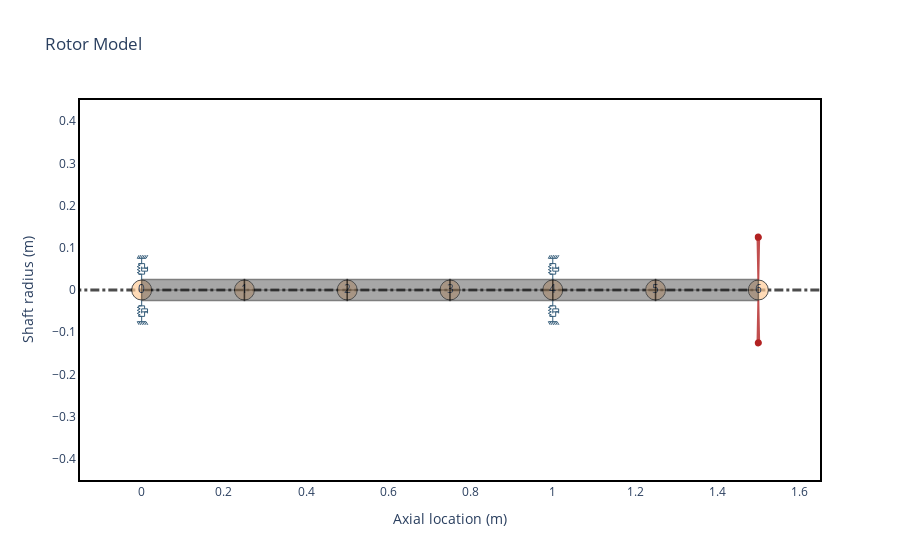

Write notebook code for a chart like this one.
### Code cell
L = 0.25
N = 6
idl = 0
odl = 0.05

shaft = [rs.ShaftElement(L=L, idl=idl, odl=odl, material=steel) for i in range(N)]
bearings = [
    rs.BearingElement(n=0, kxx=1e7, cxx=0),
    rs.BearingElement(n=4, kxx=1e7, cxx=0),
]
disks = [
    rs.DiskElement.from_geometry(
        n=N,
        material=steel,
        width=0.07,
        i_d=odl,
        o_d=0.35,
    ),
]

rotor = rs.Rotor(shaft_elements=shaft, disk_elements=disks, bearing_elements=bearings)
rotor.plot_rotor()

### Figure 1 — Plotly figure (JSON) as saved in the notebook; plotly's stock layout.template omitted (floating-point values rounded to 4 significant figures)
{"data": [{"hoverinfo": "none", "line": {"color": "black", "dash": "dashdot", "width": 3}, "mode": "lines", "opacity": 0.7, "showlegend": false, "type": "scatter", "x": [-0.3, 1.8], "y": [0, 0]}, {"hoverinfo": "none", "marker": {"color": "#ffcc99", "line": {"color": "black", "width": 1}, "opacity": 0.7, "size": 20}, "mode": "markers+text", "showlegend": false, "text": ["0", "1", "2", "3", "4", "5", "6"], "type": "scatter", "x": [0, 0.25, 0.5, 0.75, 1, 1.25, 1.5], "y": [0, 0, 0, 0, 0, 0, 0]}, {"customdata": [[0, 0.05, 0, 0.05, 0, 0.25, "steel"], [0, 0.05, 0, 0.05, 0, 0.25, "steel"], [0, 0.05, 0, 0.05, 0, 0.25, "steel"], [0, 0.05, 0, 0.05, 0, 0.25, "steel"], [0, 0.05, 0, 0.05, 0, 0.25, "steel"], [0, 0.05, 0, 0.05, 0, 0.25, "steel"], [0, 0.05, 0, 0.05, 0, 0.25, "steel"], [0, 0.05, 0, 0.05, 0, 0.25, "steel"], [0, 0.05, 0, 0.05, 0, 0.25, "steel"], [0, 0.05, 0, 0.05, 0, 0.25, "steel"]], "fill": "toself", "fillcolor": "#525252", "hoverinfo": "text", "hoverlabel": {"bgcolor": "#525252"}, "hoveron": "points+fills", "hovertemplate": "Element Number: 0<br>Left Outer Diameter: 0.05 m<br>Left Inner Diameter: 0.0 m<br>Right Outer Diameter: 0.05 m<br>Right Inner Diameter: 0.0 m<br>Element Length: 0.25 m<br>Material: steel<br>", "legendgroup": "Shaft", "line": {"color": "black", "width": 1.5}, "mode": "lines", "name": "ShaftElement 0", "opacity": 0.5, "showlegend": false, "text": "Element Number: 0<br>Left Outer Diameter: 0.05 m<br>Left Inner Diameter: 0.0 m<br>Right Outer Diameter: 0.05 m<br>Right Inner Diameter: 0.0 m<br>Element Length: 0.25 m<br>Material: steel<br>", "type": "scatter", "x": [0, 0, 0.25, 0.25, 0, 0, 0, 0.25, 0.25, 0], "y": [0, 0.025, 0.025, 0, 0, 0, -0.025, -0.025, 0, 0]}, {"customdata": [[1, 0.05, 0, 0.05, 0, 0.25, "steel"], [1, 0.05, 0, 0.05, 0, 0.25, "steel"], [1, 0.05, 0, 0.05, 0, 0.25, "steel"], [1, 0.05, 0, 0.05, 0, 0.25, "steel"], [1, 0.05, 0, 0.05, 0, 0.25, "steel"], [1, 0.05, 0, 0.05, 0, 0.25, "steel"], [1, 0.05, 0, 0.05, 0, 0.25, "steel"], [1, 0.05, 0, 0.05, 0, 0.25, "steel"], [1, 0.05, 0, 0.05, 0, 0.25, "steel"], [1, 0.05, 0, 0.05, 0, 0.25, "steel"]], "fill": "toself", "fillcolor": "#525252", "hoverinfo": "text", "hoverlabel": {"bgcolor": "#525252"}, "hoveron": "points+fills", "hovertemplate": "Element Number: 1<br>Left Outer Diameter: 0.05 m<br>Left Inner Diameter: 0.0 m<br>Right Outer Diameter: 0.05 m<br>Right Inner Diameter: 0.0 m<br>Element Length: 0.25 m<br>Material: steel<br>", "legendgroup": "Shaft", "line": {"color": "black", "width": 1.5}, "mode": "lines", "name": "ShaftElement 1", "opacity": 0.5, "showlegend": false, "text": "Element Number: 1<br>Left Outer Diameter: 0.05 m<br>Left Inner Diameter: 0.0 m<br>Right Outer Diameter: 0.05 m<br>Right Inner Diameter: 0.0 m<br>Element Length: 0.25 m<br>Material: steel<br>", "type": "scatter", "x": [0.25, 0.25, 0.5, 0.5, 0.25, 0.25, 0.25, 0.5, 0.5, 0.25], "y": [0, 0.025, 0.025, 0, 0, 0, -0.025, -0.025, 0, 0]}, {"customdata": [[2, 0.05, 0, 0.05, 0, 0.25, "steel"], [2, 0.05, 0, 0.05, 0, 0.25, "steel"], [2, 0.05, 0, 0.05, 0, 0.25, "steel"], [2, 0.05, 0, 0.05, 0, 0.25, "steel"], [2, 0.05, 0, 0.05, 0, 0.25, "steel"], [2, 0.05, 0, 0.05, 0, 0.25, "steel"], [2, 0.05, 0, 0.05, 0, 0.25, "steel"], [2, 0.05, 0, 0.05, 0, 0.25, "steel"], [2, 0.05, 0, 0.05, 0, 0.25, "steel"], [2, 0.05, 0, 0.05, 0, 0.25, "steel"]], "fill": "toself", "fillcolor": "#525252", "hoverinfo": "text", "hoverlabel": {"bgcolor": "#525252"}, "hoveron": "points+fills", "hovertemplate": "Element Number: 2<br>Left Outer Diameter: 0.05 m<br>Left Inner Diameter: 0.0 m<br>Right Outer Diameter: 0.05 m<br>Right Inner Diameter: 0.0 m<br>Element Length: 0.25 m<br>Material: steel<br>", "legendgroup": "Shaft", "line": {"color": "black", "width": 1.5}, "mode": "lines", "name": "ShaftElement 2", "opacity": 0.5, "showlegend": false, "text": "Element Number: 2<br>Left Outer Diameter: 0.05 m<br>Left Inner Diameter: 0.0 m<br>Right Outer Diameter: 0.05 m<br>Right Inner Diameter: 0.0 m<br>Element Length: 0.25 m<br>Material: steel<br>", "type": "scatter", "x": [0.5, 0.5, 0.75, 0.75, 0.5, 0.5, 0.5, 0.75, 0.75, 0.5], "y": [0, 0.025, 0.025, 0, 0, 0, -0.025, -0.025, 0, 0]}, {"customdata": [[3, 0.05, 0, 0.05, 0, 0.25, "steel"], [3, 0.05, 0, 0.05, 0, 0.25, "steel"], [3, 0.05, 0, 0.05, 0, 0.25, "steel"], [3, 0.05, 0, 0.05, 0, 0.25, "steel"], [3, 0.05, 0, 0.05, 0, 0.25, "steel"], [3, 0.05, 0, 0.05, 0, 0.25, "steel"], [3, 0.05, 0, 0.05, 0, 0.25, "steel"], [3, 0.05, 0, 0.05, 0, 0.25, "steel"], [3, 0.05, 0, 0.05, 0, 0.25, "steel"], [3, 0.05, 0, 0.05, 0, 0.25, "steel"]], "fill": "toself", "fillcolor": "#525252", "hoverinfo": "text", "hoverlabel": {"bgcolor": "#525252"}, "hoveron": "points+fills", "hovertemplate": "Element Number: 3<br>Left Outer Diameter: 0.05 m<br>Left Inner Diameter: 0.0 m<br>Right Outer Diameter: 0.05 m<br>Right Inner Diameter: 0.0 m<br>Element Length: 0.25 m<br>Material: steel<br>", "legendgroup": "Shaft", "line": {"color": "black", "width": 1.5}, "mode": "lines", "name": "ShaftElement 3", "opacity": 0.5, "showlegend": false, "text": "Element Number: 3<br>Left Outer Diameter: 0.05 m<br>Left Inner Diameter: 0.0 m<br>Right Outer Diameter: 0.05 m<br>Right Inner Diameter: 0.0 m<br>Element Length: 0.25 m<br>Material: steel<br>", "type": "scatter", "x": [0.75, 0.75, 1, 1, 0.75, 0.75, 0.75, 1, 1, 0.75], "y": [0, 0.025, 0.025, 0, 0, 0, -0.025, -0.025, 0, 0]}, {"customdata": [[4, 0.05, 0, 0.05, 0, 0.25, "steel"], [4, 0.05, 0, 0.05, 0, 0.25, "steel"], [4, 0.05, 0, 0.05, 0, 0.25, "steel"], [4, 0.05, 0, 0.05, 0, 0.25, "steel"], [4, 0.05, 0, 0.05, 0, 0.25, "steel"], [4, 0.05, 0, 0.05, 0, 0.25, "steel"], [4, 0.05, 0, 0.05, 0, 0.25, "steel"], [4, 0.05, 0, 0.05, 0, 0.25, "steel"], [4, 0.05, 0, 0.05, 0, 0.25, "steel"], [4, 0.05, 0, 0.05, 0, 0.25, "steel"]], "fill": "toself", "fillcolor": "#525252", "hoverinfo": "text", "hoverlabel": {"bgcolor": "#525252"}, "hoveron": "points+fills", "hovertemplate": "Element Number: 4<br>Left Outer Diameter: 0.05 m<br>Left Inner Diameter: 0.0 m<br>Right Outer Diameter: 0.05 m<br>Right Inner Diameter: 0.0 m<br>Element Length: 0.25 m<br>Material: steel<br>", "legendgroup": "Shaft", "line": {"color": "black", "width": 1.5}, "mode": "lines", "name": "ShaftElement 4", "opacity": 0.5, "showlegend": false, "text": "Element Number: 4<br>Left Outer Diameter: 0.05 m<br>Left Inner Diameter: 0.0 m<br>Right Outer Diameter: 0.05 m<br>Right Inner Diameter: 0.0 m<br>Element Length: 0.25 m<br>Material: steel<br>", "type": "scatter", "x": [1, 1, 1.25, 1.25, 1, 1, 1, 1.25, 1.25, 1], "y": [0, 0.025, 0.025, 0, 0, 0, -0.025, -0.025, 0, 0]}, {"customdata": [[5, 0.05, 0, 0.05, 0, 0.25, "steel"], [5, 0.05, 0, 0.05, 0, 0.25, "steel"], [5, 0.05, 0, 0.05, 0, 0.25, "steel"], [5, 0.05, 0, 0.05, 0, 0.25, "steel"], [5, 0.05, 0, 0.05, 0, 0.25, "steel"], [5, 0.05, 0, 0.05, 0, 0.25, "steel"], [5, 0.05, 0, 0.05, 0, 0.25, "steel"], [5, 0.05, 0, 0.05, 0, 0.25, "steel"], [5, 0.05, 0, 0.05, 0, 0.25, "steel"], [5, 0.05, 0, 0.05, 0, 0.25, "steel"]], "fill": "toself", "fillcolor": "#525252", "hoverinfo": "text", "hoverlabel": {"bgcolor": "#525252"}, "hoveron": "points+fills", "hovertemplate": "Element Number: 5<br>Left Outer Diameter: 0.05 m<br>Left Inner Diameter: 0.0 m<br>Right Outer Diameter: 0.05 m<br>Right Inner Diameter: 0.0 m<br>Element Length: 0.25 m<br>Material: steel<br>", "legendgroup": "Shaft", "line": {"color": "black", "width": 1.5}, "mode": "lines", "name": "ShaftElement 5", "opacity": 0.5, "showlegend": false, "text": "Element Number: 5<br>Left Outer Diameter: 0.05 m<br>Left Inner Diameter: 0.0 m<br>Right Outer Diameter: 0.05 m<br>Right Inner Diameter: 0.0 m<br>Element Length: 0.25 m<br>Material: steel<br>", "type": "scatter", "x": [1.25, 1.25, 1.5, 1.5, 1.25, 1.25, 1.25, 1.5, 1.5, 1.25], "y": [0, 0.025, 0.025, 0, 0, 0, -0.025, -0.025, 0, 0]}, {"customdata": [[6, 0.8051, 0.4236, 51.53], [6, 0.8051, 0.4236, 51.53], [6, 0.8051, 0.4236, 51.53], [6, 0.8051, 0.4236, 51.53], [6, 0.8051, 0.4236, 51.53], [6, 0.8051, 0.4236, 51.53], [6, 0.8051, 0.4236, 51.53], [6, 0.8051, 0.4236, 51.53], [6, 0.8051, 0.4236, 51.53]], "fill": "toself", "fillcolor": "Firebrick", "hoverinfo": "text", "hoverlabel": {"bgcolor": "Firebrick"}, "hoveron": "points+fills", "hovertemplate": "Disk Node: 6<br>Polar Inertia: 8.051e-01<br>Diametral Inertia: 4.236e-01<br>Disk mass: 51.525<br>", "legendgroup": "disks", "line": {"color": "Firebrick", "width": 2}, "mode": "lines", "name": "Disk 0", "opacity": 0.8, "showlegend": false, "text": "Disk Node: 6<br>Polar Inertia: 8.051e-01<br>Diametral Inertia: 4.236e-01<br>Disk mass: 51.525<br>", "type": "scatter", "x": [1.5, 1.502, 1.498, 1.5, null, 1.5, 1.502, 1.498, 1.5], "y": [0.025, 0.125, 0.125, 0.025, null, -0.025, -0.125, -0.125, -0.025]}, {"hoverinfo": "none", "legendgroup": "bearings", "line": {"color": "#355d7a", "width": 1}, "mode": "lines", "name": "Bearing 0", "showlegend": false, "type": "scatter", "x": [0, 0, -0.007143, 0.007143], "y": [0.025, 0.0375, 0.0375, 0.0375]}, {"hoverinfo": "none", "legendgroup": "bearings", "line": {"color": "#355d7a", "width": 1}, "mode": "lines", "name": "Bearing 0", "showlegend": false, "type": "scatter", "x": [0, 0, -0.007143, 0.007143], "y": [-0.025, -0.0375, -0.0375, -0.0375]}, {"hoverinfo": "none", "legendgroup": "bearings", "line": {"color": "#355d7a", "width": 1}, "mode": "lines", "name": "Bearing 0", "showlegend": false, "type": "scatter", "x": [0, 0, -0.007143, 0.007143], "y": [0.075, 0.0625, 0.0625, 0.0625]}, {"hoverinfo": "none", "legendgroup": "bearings", "line": {"color": "#355d7a", "width": 1}, "mode": "lines", "name": "Bearing 0", "showlegend": false, "type": "scatter", "x": [0, 0, -0.007143, 0.007143], "y": [-0.075, -0.0625, -0.0625, -0.0625]}, {"hoverinfo": "none", "legendgroup": "bearings", "line": {"color": "#355d7a", "width": 1}, "mode": "lines", "name": "Bearing 0", "showlegend": false, "type": "scatter", "x": [-0.01071, 0.01071], "y": [0.075, 0.075]}, {"hoverinfo": "none", "legendgroup": "bearings", "line": {"color": "#355d7a", "width": 1}, "mode": "lines", "name": "Bearing 0", "showlegend": false, "type": "scatter", "x": [-0.01071, 0.01071], "y": [-0.075, -0.075]}, {"hoverinfo": "none", "legendgroup": "bearings", "line": {"color": "#355d7a", "width": 1}, "mode": "lines", "name": "Bearing 0", "showlegend": false, "type": "scatter", "x": [-0.01071, -0.006429], "y": [0.075, 0.0825]}, {"hoverinfo": "none", "legendgroup": "bearings", "line": {"color": "#355d7a", "width": 1}, "mode": "lines", "name": "Bearing 0", "showlegend": false, "type": "scatter", "x": [-0.01071, -0.006429], "y": [-0.075, -0.0825]}, {"hoverinfo": "none", "legendgroup": "bearings", "line": {"color": "#355d7a", "width": 1}, "mode": "lines", "name": "Bearing 0", "showlegend": false, "type": "scatter", "x": [-0.006429, -0.002143], "y": [0.075, 0.0825]}, {"hoverinfo": "none", "legendgroup": "bearings", "line": {"color": "#355d7a", "width": 1}, "mode": "lines", "name": "Bearing 0", "showlegend": false, "type": "scatter", "x": [-0.006429, -0.002143], "y": [-0.075, -0.0825]}, {"hoverinfo": "none", "legendgroup": "bearings", "line": {"color": "#355d7a", "width": 1}, "mode": "lines", "name": "Bearing 0", "showlegend": false, "type": "scatter", "x": [-0.002143, 0.002143], "y": [0.075, 0.0825]}, {"hoverinfo": "none", "legendgroup": "bearings", "line": {"color": "#355d7a", "width": 1}, "mode": "lines", "name": "Bearing 0", "showlegend": false, "type": "scatter", "x": [-0.002143, 0.002143], "y": [-0.075, -0.0825]}, {"hoverinfo": "none", "legendgroup": "bearings", "line": {"color": "#355d7a", "width": 1}, "mode": "lines", "name": "Bearing 0", "showlegend": false, "type": "scatter", "x": [0.002143, 0.006429], "y": [0.075, 0.0825]}, {"hoverinfo": "none", "legendgroup": "bearings", "line": {"color": "#355d7a", "width": 1}, "mode": "lines", "name": "Bearing 0", "showlegend": false, "type": "scatter", "x": [0.002143, 0.006429], "y": [-0.075, -0.0825]}, {"hoverinfo": "none", "legendgroup": "bearings", "line": {"color": "#355d7a", "width": 1}, "mode": "lines", "name": "Bearing 0", "showlegend": false, "type": "scatter", "x": [0.006429, 0.01071], "y": [0.075, 0.0825]}, {"hoverinfo": "none", "legendgroup": "bearings", "line": {"color": "#355d7a", "width": 1}, "mode": "lines", "name": "Bearing 0", "showlegend": false, "type": "scatter", "x": [0.006429, 0.01071], "y": [-0.075, -0.0825]}, {"hoverinfo": "none", "legendgroup": "bearings", "line": {"color": "#355d7a", "width": 1}, "mode": "lines", "name": "Bearing 0", "showlegend": false, "type": "scatter", "x": [0.01071, 0.015], "y": [0.075, 0.0825]}, {"hoverinfo": "none", "legendgroup": "bearings", "line": {"color": "#355d7a", "width": 1}, "mode": "lines", "name": "Bearing 0", "showlegend": false, "type": "scatter", "x": [0.01071, 0.015], "y": [-0.075, -0.0825]}, {"hoverinfo": "none", "legendgroup": "bearings", "line": {"color": "#355d7a", "width": 1}, "mode": "lines", "name": "Bearing 0", "showlegend": false, "type": "scatter", "x": [-0.007143, -0.007143, -0.01071, -0.003571, -0.01071, -0.003571, -0.01071, -0.003571, -0.007143, -0.007143], "y": [0.0375, 0.04107, 0.04107, 0.04464, 0.04821, 0.05179, 0.05536, 0.05893, 0.05893, 0.0625]}, {"hoverinfo": "none", "legendgroup": "bearings", "line": {"color": "#355d7a", "width": 1}, "mode": "lines", "name": "Bearing 0", "showlegend": false, "type": "scatter", "x": [-0.007143, -0.007143, -0.01071, -0.003571, -0.01071, -0.003571, -0.01071, -0.003571, -0.007143, -0.007143], "y": [-0.0375, -0.04107, -0.04107, -0.04464, -0.04821, -0.05179, -0.05536, -0.05893, -0.05893, -0.0625]}, {"hoverinfo": "none", "legendgroup": "bearings", "line": {"color": "#355d7a", "width": 1}, "mode": "lines", "name": "Bearing 0", "showlegend": false, "type": "scatter", "x": [0.007143, 0.007143], "y": [0.0375, 0.04464]}, {"hoverinfo": "none", "legendgroup": "bearings", "line": {"color": "#355d7a", "width": 1}, "mode": "lines", "name": "Bearing 0", "showlegend": false, "type": "scatter", "x": [0.007143, 0.007143], "y": [-0.0375, -0.04464]}, {"hoverinfo": "none", "legendgroup": "bearings", "line": {"color": "#355d7a", "width": 1}, "mode": "lines", "name": "Bearing 0", "showlegend": false, "type": "scatter", "x": [0, 0, 0.01429, 0.01429], "y": [0.05536, 0.04464, 0.04464, 0.05536]}, {"hoverinfo": "none", "legendgroup": "bearings", "line": {"color": "#355d7a", "width": 1}, "mode": "lines", "name": "Bearing 0", "showlegend": false, "type": "scatter", "x": [0, 0, 0.01429, 0.01429], "y": [-0.05536, -0.04464, -0.04464, -0.05536]}, {"hoverinfo": "none", "legendgroup": "bearings", "line": {"color": "#355d7a", "width": 1}, "mode": "lines", "name": "Bearing 0", "showlegend": false, "type": "scatter", "x": [0, 0.01429, 0.007143, 0.007143], "y": [0.05179, 0.05179, 0.05179, 0.0625]}, {"hoverinfo": "none", "legendgroup": "bearings", "line": {"color": "#355d7a", "width": 1}, "mode": "lines", "name": "Bearing 0", "showlegend": false, "type": "scatter", "x": [0, 0.01429, 0.007143, 0.007143], "y": [-0.05179, -0.05179, -0.05179, -0.0625]}, {"hoverinfo": "none", "legendgroup": "bearings", "line": {"color": "#355d7a", "width": 1}, "mode": "lines", "name": "Bearing 1", "showlegend": false, "type": "scatter", "x": [1, 1, 0.9929, 1.007], "y": [0.025, 0.0375, 0.0375, 0.0375]}, {"hoverinfo": "none", "legendgroup": "bearings", "line": {"color": "#355d7a", "width": 1}, "mode": "lines", "name": "Bearing 1", "showlegend": false, "type": "scatter", "x": [1, 1, 0.9929, 1.007], "y": [-0.025, -0.0375, -0.0375, -0.0375]}, {"hoverinfo": "none", "legendgroup": "bearings", "line": {"color": "#355d7a", "width": 1}, "mode": "lines", "name": "Bearing 1", "showlegend": false, "type": "scatter", "x": [1, 1, 0.9929, 1.007], "y": [0.075, 0.0625, 0.0625, 0.0625]}, {"hoverinfo": "none", "legendgroup": "bearings", "line": {"color": "#355d7a", "width": 1}, "mode": "lines", "name": "Bearing 1", "showlegend": false, "type": "scatter", "x": [1, 1, 0.9929, 1.007], "y": [-0.075, -0.0625, -0.0625, -0.0625]}, {"hoverinfo": "none", "legendgroup": "bearings", "line": {"color": "#355d7a", "width": 1}, "mode": "lines", "name": "Bearing 1", "showlegend": false, "type": "scatter", "x": [0.9893, 1.011], "y": [0.075, 0.075]}, {"hoverinfo": "none", "legendgroup": "bearings", "line": {"color": "#355d7a", "width": 1}, "mode": "lines", "name": "Bearing 1", "showlegend": false, "type": "scatter", "x": [0.9893, 1.011], "y": [-0.075, -0.075]}, {"hoverinfo": "none", "legendgroup": "bearings", "line": {"color": "#355d7a", "width": 1}, "mode": "lines", "name": "Bearing 1", "showlegend": false, "type": "scatter", "x": [0.9893, 0.9936], "y": [0.075, 0.0825]}, {"hoverinfo": "none", "legendgroup": "bearings", "line": {"color": "#355d7a", "width": 1}, "mode": "lines", "name": "Bearing 1", "showlegend": false, "type": "scatter", "x": [0.9893, 0.9936], "y": [-0.075, -0.0825]}, {"hoverinfo": "none", "legendgroup": "bearings", "line": {"color": "#355d7a", "width": 1}, "mode": "lines", "name": "Bearing 1", "showlegend": false, "type": "scatter", "x": [0.9936, 0.9979], "y": [0.075, 0.0825]}, {"hoverinfo": "none", "legendgroup": "bearings", "line": {"color": "#355d7a", "width": 1}, "mode": "lines", "name": "Bearing 1", "showlegend": false, "type": "scatter", "x": [0.9936, 0.9979], "y": [-0.075, -0.0825]}, {"hoverinfo": "none", "legendgroup": "bearings", "line": {"color": "#355d7a", "width": 1}, "mode": "lines", "name": "Bearing 1", "showlegend": false, "type": "scatter", "x": [0.9979, 1.002], "y": [0.075, 0.0825]}, {"hoverinfo": "none", "legendgroup": "bearings", "line": {"color": "#355d7a", "width": 1}, "mode": "lines", "name": "Bearing 1", "showlegend": false, "type": "scatter", "x": [0.9979, 1.002], "y": [-0.075, -0.0825]}, {"hoverinfo": "none", "legendgroup": "bearings", "line": {"color": "#355d7a", "width": 1}, "mode": "lines", "name": "Bearing 1", "showlegend": false, "type": "scatter", "x": [1.002, 1.006], "y": [0.075, 0.0825]}, {"hoverinfo": "none", "legendgroup": "bearings", "line": {"color": "#355d7a", "width": 1}, "mode": "lines", "name": "Bearing 1", "showlegend": false, "type": "scatter", "x": [1.002, 1.006], "y": [-0.075, -0.0825]}, {"hoverinfo": "none", "legendgroup": "bearings", "line": {"color": "#355d7a", "width": 1}, "mode": "lines", "name": "Bearing 1", "showlegend": false, "type": "scatter", "x": [1.006, 1.011], "y": [0.075, 0.0825]}, {"hoverinfo": "none", "legendgroup": "bearings", "line": {"color": "#355d7a", "width": 1}, "mode": "lines", "name": "Bearing 1", "showlegend": false, "type": "scatter", "x": [1.006, 1.011], "y": [-0.075, -0.0825]}, {"hoverinfo": "none", "legendgroup": "bearings", "line": {"color": "#355d7a", "width": 1}, "mode": "lines", "name": "Bearing 1", "showlegend": false, "type": "scatter", "x": [1.011, 1.015], "y": [0.075, 0.0825]}, {"hoverinfo": "none", "legendgroup": "bearings", "line": {"color": "#355d7a", "width": 1}, "mode": "lines", "name": "Bearing 1", "showlegend": false, "type": "scatter", "x": [1.011, 1.015], "y": [-0.075, -0.0825]}, {"hoverinfo": "none", "legendgroup": "bearings", "line": {"color": "#355d7a", "width": 1}, "mode": "lines", "name": "Bearing 1", "showlegend": false, "type": "scatter", "x": [0.9929, 0.9929, 0.9893, 0.9964, 0.9893, 0.9964, 0.9893, 0.9964, 0.9929, 0.9929], "y": [0.0375, 0.04107, 0.04107, 0.04464, 0.04821, 0.05179, 0.05536, 0.05893, 0.05893, 0.0625]}, {"hoverinfo": "none", "legendgroup": "bearings", "line": {"color": "#355d7a", "width": 1}, "mode": "lines", "name": "Bearing 1", "showlegend": false, "type": "scatter", "x": [0.9929, 0.9929, 0.9893, 0.9964, 0.9893, 0.9964, 0.9893, 0.9964, 0.9929, 0.9929], "y": [-0.0375, -0.04107, -0.04107, -0.04464, -0.04821, -0.05179, -0.05536, -0.05893, -0.05893, -0.0625]}, {"hoverinfo": "none", "legendgroup": "bearings", "line": {"color": "#355d7a", "width": 1}, "mode": "lines", "name": "Bearing 1", "showlegend": false, "type": "scatter", "x": [1.007, 1.007], "y": [0.0375, 0.04464]}, {"hoverinfo": "none", "legendgroup": "bearings", "line": {"color": "#355d7a", "width": 1}, "mode": "lines", "name": "Bearing 1", "showlegend": false, "type": "scatter", "x": [1.007, 1.007], "y": [-0.0375, -0.04464]}, {"hoverinfo": "none", "legendgroup": "bearings", "line": {"color": "#355d7a", "width": 1}, "mode": "lines", "name": "Bearing 1", "showlegend": false, "type": "scatter", "x": [1, 1, 1.014, 1.014], "y": [0.05536, 0.04464, 0.04464, 0.05536]}, {"hoverinfo": "none", "legendgroup": "bearings", "line": {"color": "#355d7a", "width": 1}, "mode": "lines", "name": "Bearing 1", "showlegend": false, "type": "scatter", "x": [1, 1, 1.014, 1.014], "y": [-0.05536, -0.04464, -0.04464, -0.05536]}, {"hoverinfo": "none", "legendgroup": "bearings", "line": {"color": "#355d7a", "width": 1}, "mode": "lines", "name": "Bearing 1", "showlegend": false, "type": "scatter", "x": [1, 1.014, 1.007, 1.007], "y": [0.05179, 0.05179, 0.05179, 0.0625]}, {"hoverinfo": "none", "legendgroup": "bearings", "line": {"color": "#355d7a", "width": 1}, "mode": "lines", "name": "Bearing 1", "showlegend": false, "type": "scatter", "x": [1, 1.014, 1.007, 1.007], "y": [-0.05179, -0.05179, -0.05179, -0.0625]}], "layout": {"shapes": [{"fillcolor": "Firebrick", "line": {"color": "Firebrick"}, "type": "circle", "x0": 1.494, "x1": 1.506, "xref": "x", "y0": 0.1187, "y1": 0.1313, "yref": "y"}, {"fillcolor": "Firebrick", "line": {"color": "Firebrick"}, "type": "circle", "x0": 1.494, "x1": 1.506, "xref": "x", "y0": -0.1313, "y1": -0.1187, "yref": "y"}], "title": {"text": "Rotor Model"}, "xaxis": {"mirror": true, "range": [-0.15, 1.65], "showgrid": false, "title": {"text": "Axial location (m)"}}, "yaxis": {"mirror": true, "range": [-0.45, 0.45], "showgrid": false, "title": {"text": "Shaft radius (m)"}}}}
